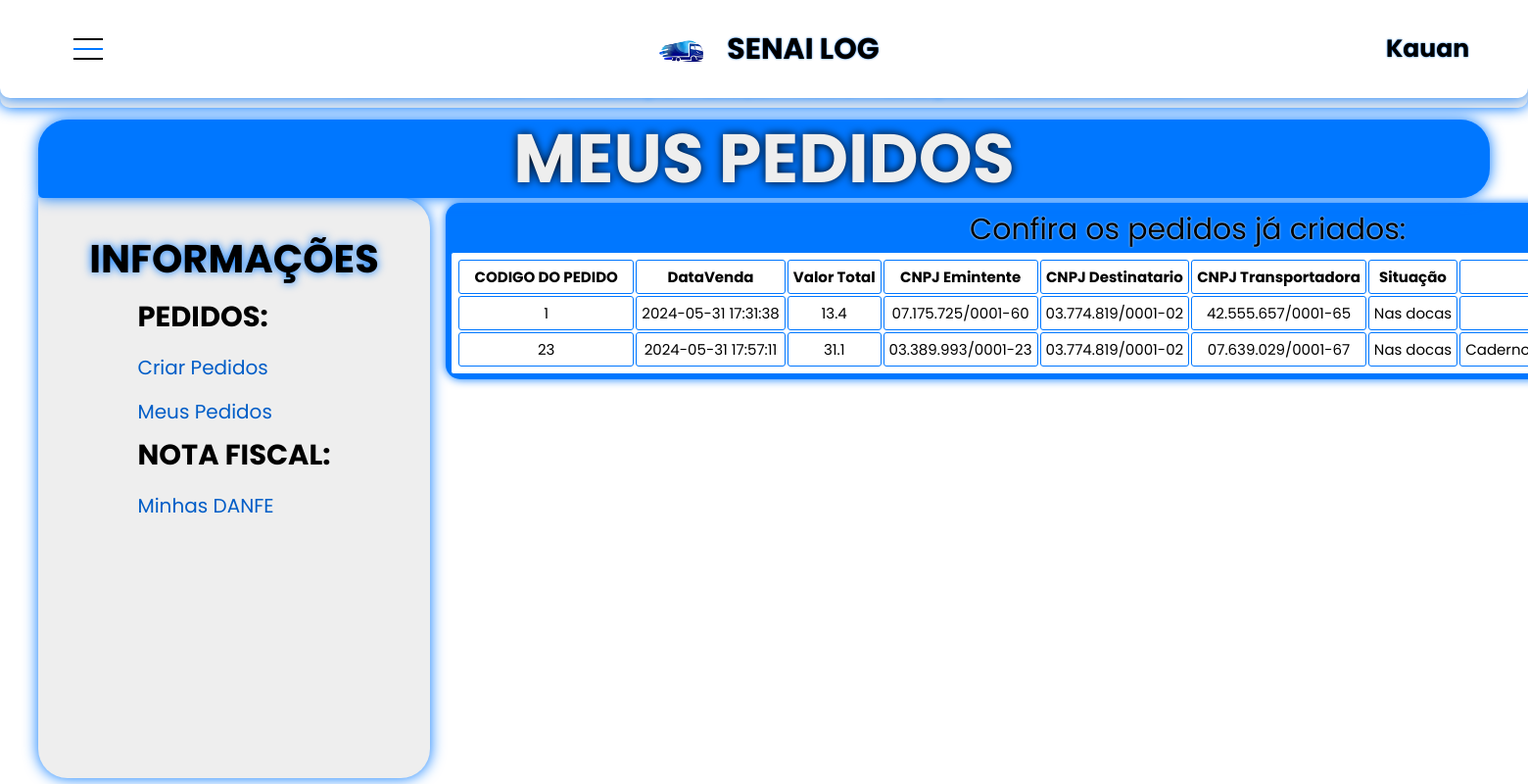
The page /Paginas/meuspedidos.php (signed in) on the database as committed earlier.
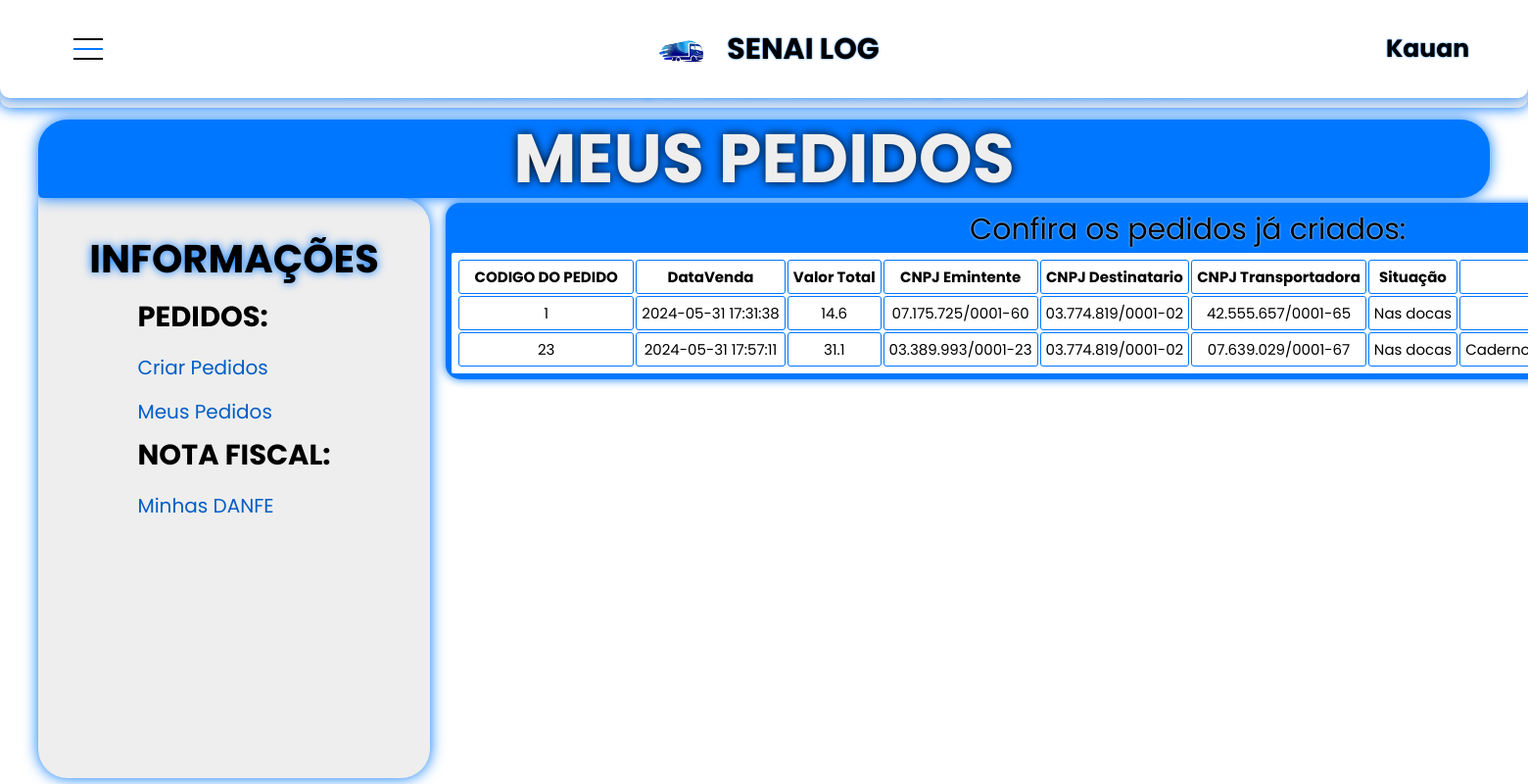
The same page on the database as committed later.
### tables this page shows
CREATE TABLE `pedido` (
  `id_pedido` int(11) NOT NULL,
  `cod_pedido` int(11) NOT NULL,
  `DataVenda` datetime NOT NULL,
  `ValorTotal` double NOT NULL,
  `CNPJEmitente` varchar(65) NOT NULL,
  `CNPJ_Destinatario` varchar(64) NOT NULL,
  `CNPJ_Transportadora` varchar(65) NOT NULL,
  `Situacao` varchar(255) NOT NULL,
  `InformacaoAdicional` varchar(255) NOT NULL,
  `codTurma` varchar(255) NOT NULL
);

### Paginas/meuspedidos.php (the view, shortened to what this page needs)
<!DOCTYPE html>
<html lang="pt-br">
<head>
    <link rel="stylesheet" href="../css/menuhorizontal.css"/>
    <link rel="stylesheet" href="../css/meuspedidos.css"/>
</head>
<body>
<?php
if (empty($_SESSION['nome'])){
    header('Location: sair.php');
    exit();
} else {
?>
    <header>
        <div class="container">
            <div class="main-horizontal">
                <ul class="ul-main">
                    <li class="li-main">
                        <div class="teste">
                            <label for="main-button">
                                <div class="div-button-main">
                                    <span class="button-main"></span>
                                </div>
                            </label>
                            <div class="juntos">
                                <img src="../css/cssimg/logo.png" style="max-width: 85px; max-height: 85px; margin-left: 20px; margin-top: 15px;">
                                <h1>SENAI LOG</h1>
                            </div>
                            <h2><?php echo $_SESSION['nome']; ?></h2>
                        </div>
                    </li>
                </ul>
            </div>
        </div>
    </header>
    <main>
        <div class="container-prin">
            <div class="submenu">
                <li class="lisubmenu">
                    <a href="projetoprofessor.php" class="functions-menu">VOLTAR</a>
                    <a href="carga.php" class="functions-menu">RECEBIMENTO</a>
                    <a href="movimentacao.php" class="functions-menu">MOVIMENTAÇÃO</a>
                    <a href="#" class="functions-menu">ESTOQUE</a>
                    <a href="#" class="functions-menu">PICKING</a>
                    <a href="#" class="functions-menu">EXPEDIÇÃO</a>
                    <a href="#" class="functions-menu">RELATÓRIOS</a>
                    <a href="#" class="functions-menu">CONTROLE</a>
                </li>
            </div>
            <div class="criar-pedido-container">
                <div class="titulo-pedido">
                    <h3>MEUS PEDIDOS</h3>
                </div>
                <div class="info-total">
                    <div class="criar-pedido">
                        <div class="submenus-pedidos">
                            <h4> INFORMAÇÕES </h4>
                            <div class="info-pedido">
                                <h5>PEDIDOS:</h5>
                                <a href="criarpedido.php" class="button-pedidos">Criar Pedidos</a>
                                <a href="meuspedidos.php" class="button-pedidos">Meus Pedidos</a>
                                <h5>NOTA FISCAL:</h5>
                                <a href="danfe.php" class="button-pedidos">Minhas DANFE</a>
                            </div>
                        </div>
                        <div>
<?php
    $hostname = "127.0.0.1";
    $user = "root";
    $password = "";
    $database = "logistica";
    $conexao = new mysqli($hostname, $user, $password, $database);
    if ($conexao->connect_errno) {
        echo "Failed to connect to MySQL: " . $conexao->connect_error;
        exit();
    } else {
        $selectPedidos = "SELECT * FROM pedido WHERE codTurma ='{$_SESSION['codTurma']}'";
        $executar = $conexao->query($selectPedidos);
        if ($executar->num_rows > 0) {
            $sql = "SELECT pedido.id_pedido, pedido.cod_pedido, pedido.DataVenda, pedido.ValorTotal, pedido.CNPJEmitente,
            pedido.CNPJ_Destinatario, pedido.CNPJ_Transportadora, pedido.Situacao, pedido.InformacaoAdicional
            FROM pedido WHERE codTurma ='{$_SESSION['codTurma']}'";
            $execute = $conexao->query($sql);
            if ($execute && $execute->num_rows > 0) {
                echo "
                <div class=\"tablebox\">
                <h7>Confira os pedidos já criados:</h7>
                <table class=\"tabela\">
                    <tr>
                        <th>CODIGO DO PEDIDO</th>
                        <th>DataVenda</th>
                        <th>Valor Total</th>
                        <th>CNPJ Emintente</th>
                        <th>CNPJ Destinatario</th>
                        <th>CNPJ Transportadora</th>
                        <th>Situação</th>
                        <th>Informações Adicionais</th>
                        <th>Ações</th>
                    </tr>";
                while ($row = $execute->fetch_assoc()) {
                    echo "
                    <tr>
                        <td>".$row['cod_pedido']."</td>
                        <td>".$row['DataVenda']."</td>
                        <td>".$row['ValorTotal']."</td>
                        <td>".$row['CNPJEmitente']."</td>
                        <td>".$row['CNPJ_Destinatario']."</td>
                        <td>".$row['CNPJ_Transportadora']."</td>
                        <td>".$row['Situacao']."</td>
                        <td>".$row['InformacaoAdicional']."</td>
                        <td>
                            <form action=\"meuspedidos.php\" method=\"POST\">
                                <input type=\"hidden\" name=\"id_pedido\" value=\"" . $row['id_pedido'] . "\" >
                                <input type=\"submit\" name=\"VerProdutos\" value=\"Ver Produtos\" style=\"display:block;\" class=\"vermais\">
                            </form>
                        </td>
                    </tr>";
                }
            } else {
                echo 'Nenhum pedido criado';
            }
            echo "</table></div>";
        }
    }
}
?>
                        </div>
                    </div>
                </div>
            </div>
        </div>
    </main>
</body>
</html>

### css/menuhorizontal.css (style rules this page uses)
h2 { font-family: 'Poppins', sans-serif; font-size: 25px; text-shadow: 0 0 2px rgb(0, 119, 255); cursor: default; }
.container { width: 100%; height: 100vh; display: flex; flex-direction: column; flex-wrap: wrap; align-items: center; }
.main-horizontal { z-index: 1; width: 100%; height: auto; background-color: rgb(255, 255, 255); box-shadow: 0 0 15px rgb(0, 119, 255); border-radius: 0 0 10px 10px; display: flex; flex-direction: row; flex-wrap: wrap; justify-content: space-evenly; }
.ul-main { display: flex; flex-direction: row; }
.li-main { display: flex; flex-direction: row; align-items: center; }
.teste { width: 180vh; height: 100%; display: flex; flex-direction: row; justify-content: space-between; align-items: center; }
.juntos { display: flex; flex-direction: row; justify-content: center; align-items: center; }
.div-button-main { cursor: pointer; background: #fff; border-radius: 50%; width: 60px; height: 60px; }
.button-main { position: relative; display: block; background: rgb(0, 119, 255); width: 30px; height: 2px; top: 29px; left: 15px; transition: 0.5s ease-in-out; }
.button-main:before, .button-main:after { background: #000; content: ''; display: block; width: 100%; height: 100%; position: absolute; transition: 0.5s ease-in-out; }
.button-main:before { top: -10px; }
.button-main:after { bottom: -10px; }
.container-prin { margin-top: -91vh; width: 100%; height: 91vh; display: flex; flex-direction: row; flex-wrap: wrap; justify-content: center; align-items: center; }
.submenu { margin-top: -1vh; width: 100%; height: 5vh; background-color: #eeeeee; display: flex; flex-direction: row; justify-content: space-around; align-items: center; flex-wrap: nowrap; border-radius: 0 0 10px 10px; box-shadow: 0 0 15px rgb(0, 119, 255); }
.lisubmenu { display: flex; flex-direction: row; align-items: center; justify-content: space-around; }
.functions-menu { cursor: pointer; font-family: 'Poppins', sans-serif; font-size: 15px; margin: 15px; color: black; text-decoration: none; outline: none; text-shadow: 0 0 6px rgb(0, 119, 255); -moz-transition: all 0.3s; -webkit-transition: all 0.3s; transition: all 0.3s; }

Rows that differ between the two databases and show on the page:
changed pedido (number 1 of 2 on the later page): ValorTotal "13.4" → "14.6"
